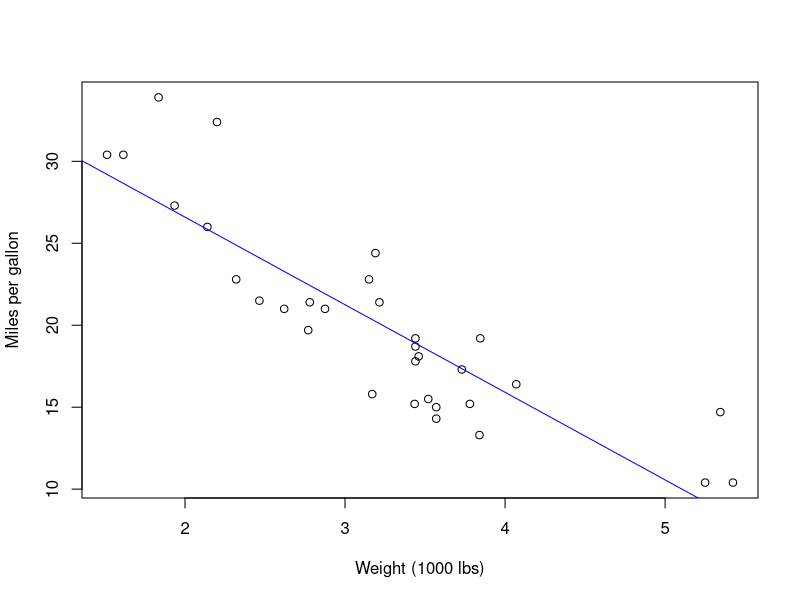

Generate this figure with R:
## ---- chunk 1
# Simple straight-line model: fuel efficiency on weight
data(mtcars)
plot(mtcars$wt, mtcars$mpg,
     xlab = "Weight (1000 lbs)", ylab = "Miles per gallon")
lin_mod <- lm(mpg ~ wt, data = mtcars)
abline(lin_mod, col = "blue")

